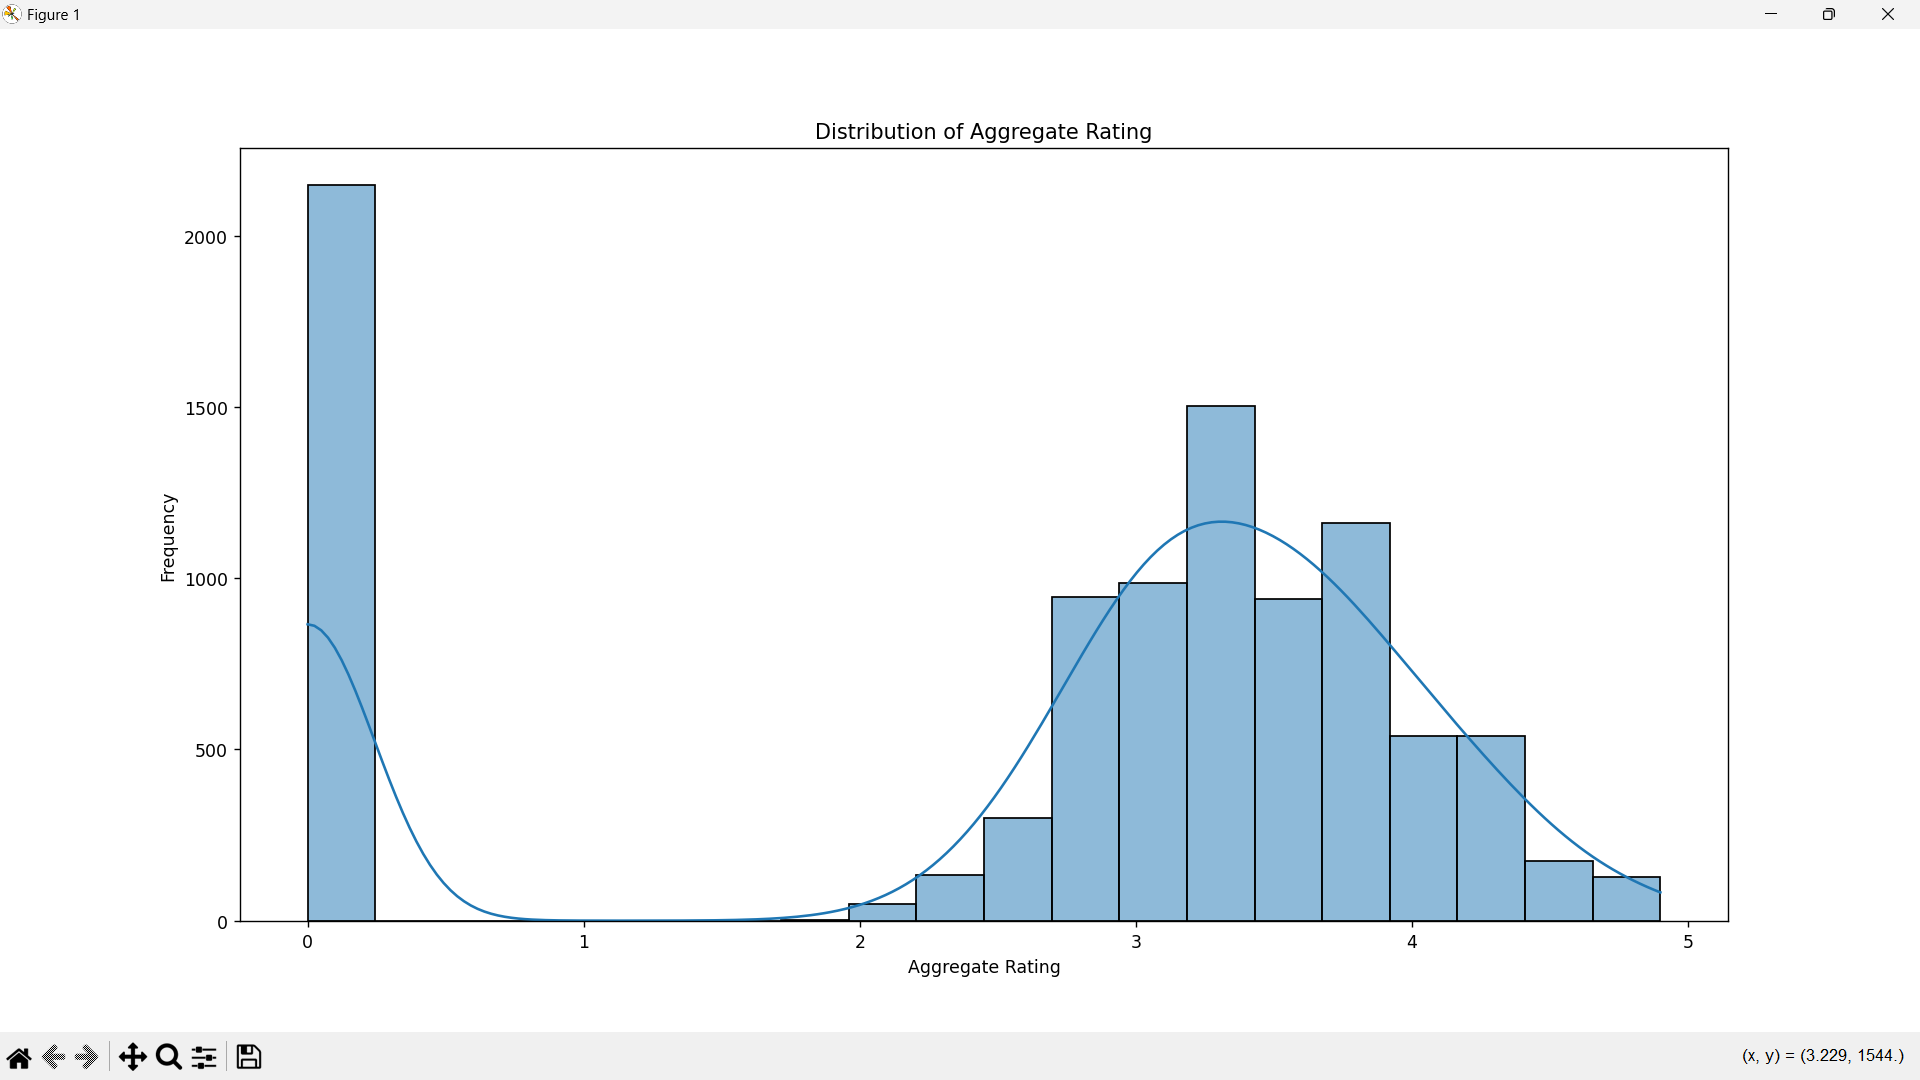

Write the Python code that produced this figure.
import pandas as pd
import matplotlib.pyplot as plt
import seaborn as sns

# Load the dataset
df = pd.read_csv('Dataset.csv')

# Get the shape of the DataFrame
rows, cols = df.shape
print(f'The dataset has {rows} rows and {cols} columns.')

# Check for missing values in each column
missing_values = df.isnull().sum()
print('Missing values in each column:')
print(missing_values)

# Handle missing values by filling with mean (only for numeric columns)
numeric_columns = df.select_dtypes(include=['number']).columns
df[numeric_columns] = df[numeric_columns].fillna(df[numeric_columns].mean())

# Plot distribution of Aggregate Rating
plt.figure(figsize=(10, 6))
sns.histplot(df['Aggregate rating'], bins=20, kde=True)
plt.title('Distribution of Aggregate Rating')
plt.xlabel('Aggregate Rating')
plt.ylabel('Frequency')
plt.show()

# Get the count of each rating
rating_counts = df['Aggregate rating'].value_counts()

# Print the counts for each rating
print('Counts for each Aggregate Rating:')
print(rating_counts)

if 'Category' in df.columns:
    plt.figure(figsize=(8, 6))
    sns.countplot(x='Category', data=df, palette='Set3')
    plt.title('Count of Categories')
    plt.xlabel('Category')
    plt.ylabel('Count')
    plt.show()
